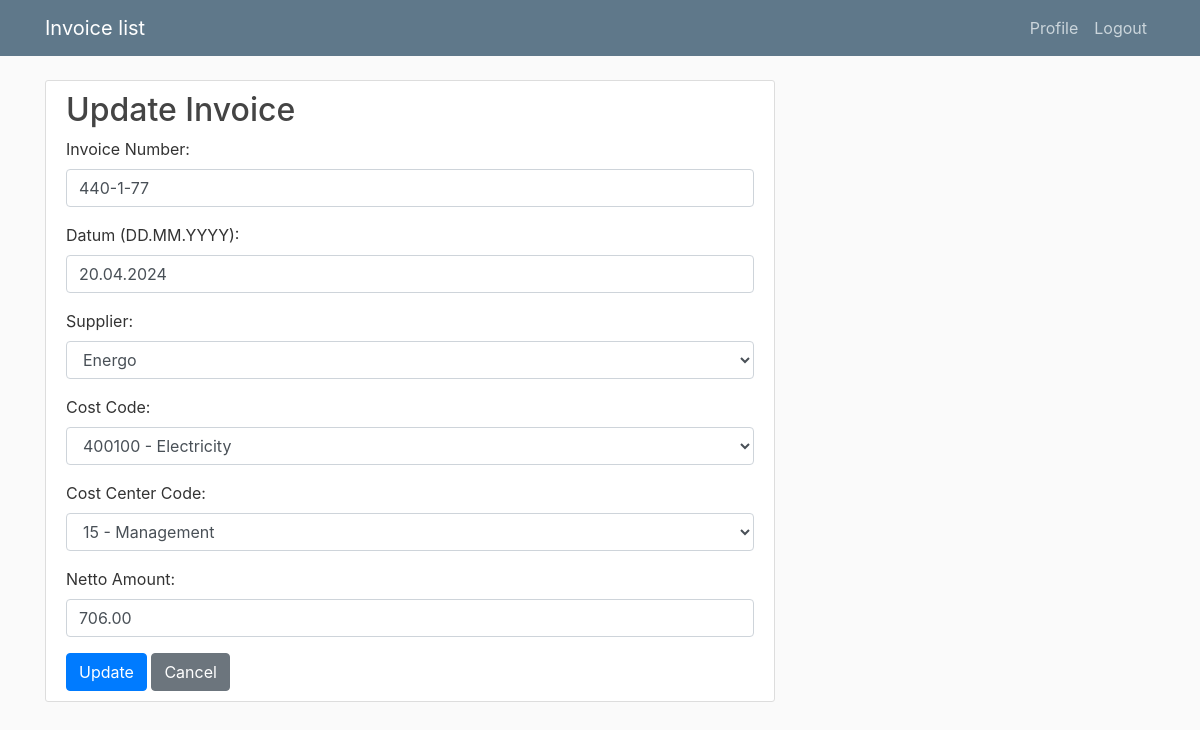
Before: /update_invoice/10/ (signed in) with the older database file.
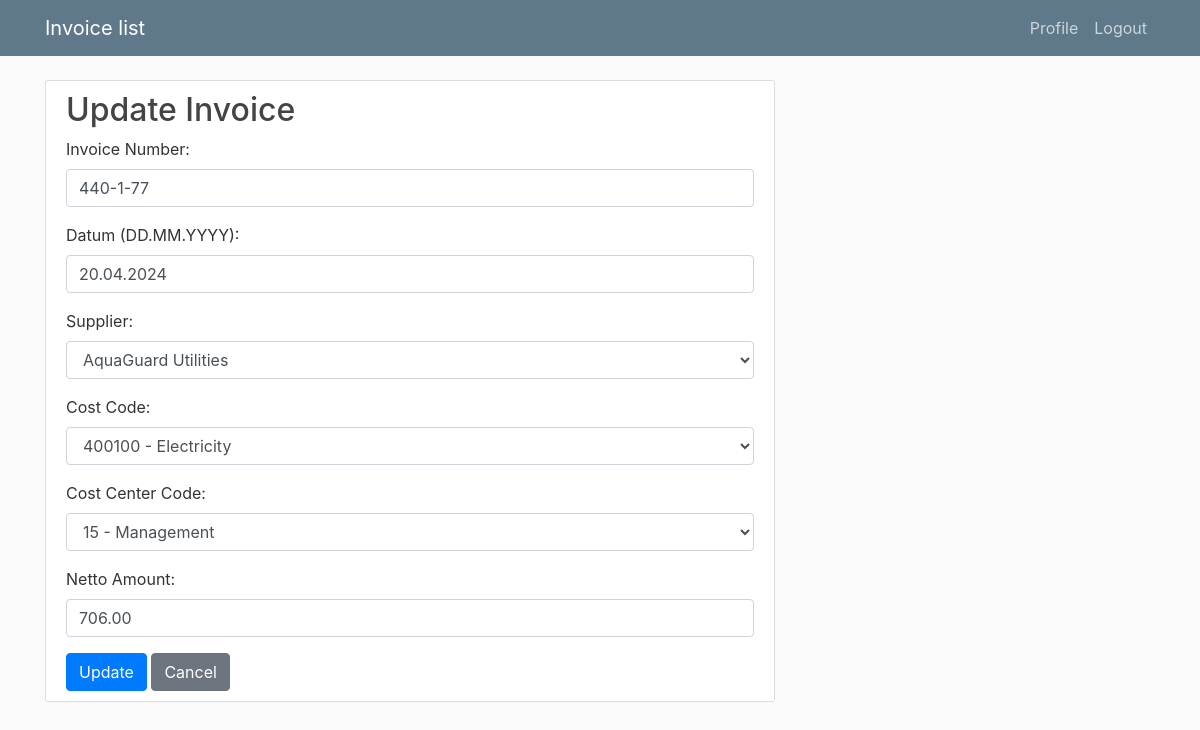
After: the same page with the newer database file.
### invoice/models.py (models this page shows, shortened)
class Invoice(models.Model):
    cost_code = models.ForeignKey(TypeOfCost, on_delete=models.CASCADE)
    cost_center_code = models.ForeignKey(CostCenter, on_delete=models.CASCADE)
    supplier = models.ForeignKey(Supplier, on_delete=models.CASCADE)
    netto_amount = models.DecimalField(max_digits=10, decimal_places=2)
    date = models.DateField()
    invoice_number = models.CharField(max_length=20)
    user = models.ForeignKey(User, on_delete=models.CASCADE)

class Supplier(models.Model):
	supplier_name = models.CharField(max_length=40)
	def __str__(self):
         return self.supplier_name

class TypeOfCost(models.Model):
	cost_code = models.IntegerField()
	cost_name = models.CharField(max_length=40)
	def __str__(self):
	   return f"{self.cost_code} - {self.cost_name}"

class CostCenter(models.Model):
	cost_center_code = models.IntegerField()
	cost_center_name = models.CharField(max_length=40)
	def __str__(self):
	   return f"{self.cost_center_code} - {self.cost_center_name}"

### invoice/views.py (the view)
# urls.py: path('update_invoice/<int:pk>/', views.update_invoice, name='update_invoice'),
@login_required
def update_invoice(request, pk):
    invoice = get_object_or_404(Invoice, pk=pk)
    if request.method == 'POST':
        form = InvoiceForm(request.POST, instance=invoice)
        if form.is_valid():
            date = form.cleaned_data['date']
            formatted_date = date.strftime("%Y-%m-%d")  # Novi format datuma
            form.cleaned_data['date'] = formatted_date  # Ažuriranje datuma u formi
            form.save()
            return redirect('invoice-detail', pk=pk)
    else:
        form = InvoiceForm(instance=invoice)
    return render(request, 'invoice/update_invoice.html', {'form': form})

### invoice/forms.py
class InvoiceForm(forms.ModelForm):
    cost_code = forms.ModelChoiceField(queryset=TypeOfCost.objects.all(), empty_label='')
    supplier = forms.ModelChoiceField(queryset=Supplier.objects.all(), empty_label='')
    cost_center_code = forms.ModelChoiceField(queryset=CostCenter.objects.all(), empty_label='')
    date = forms.DateField(label='Date (DD.MM.YYYY)', input_formats=['%d.%m.%Y'])
    class Meta:
        model = Invoice
        fields = ['invoice_number', 'date', 'supplier', 'cost_code', 'cost_center_code', 'netto_amount']

### invoice/templates/invoice/update_invoice.html (shortened to what this page needs)
{% extends "invoice/base.html" %}
{% load static %}
{% load crispy_forms_tags %}
{% block content %}
<div class="content-section">
    <h2>Update Invoice</h2>
    <form id="update-form" method="post" class="crispy">
        <div class="form-group">
            <label for="id_invoice_number">Invoice Number:</label>
            <input type="text" class="form-control" id="id_invoice_number" name="invoice_number" value="{{ form.instance.invoice_number }}">
        </div>
        <div class="form-group">
            <label for="id_date">Datum (DD.MM.YYYY):</label>
            <input type="text" class="form-control" id="id_date" name="date" value="{{ form.instance.date|date:'d.m.Y' }}">
        </div>
        <div class="form-group">
            <label for="id_supplier">Supplier:</label>
            <select class="form-control" id="id_supplier" name="supplier">
                {% for supplier in form.fields.supplier.queryset %}
                    <option value="{{ supplier.pk }}" {% if supplier.pk == form.instance.supplier.pk %}selected{% endif %}>{{ supplier }}</option>
                {% endfor %}
            </select>
        </div>
        <div class="form-group">
            <label for="id_cost_code">Cost Code:</label>
            <select class="form-control" id="id_cost_code" name="cost_code">
                {% for cost_code in form.fields.cost_code.queryset %}
                    <option value="{{ cost_code.pk }}" {% if cost_code.pk == form.instance.cost_code.pk %}selected{% endif %}>{{ cost_code }}</option>
                {% endfor %}
            </select>
        </div>
        <div class="form-group">
            <label for="id_cost_center_code">Cost Center Code:</label>
            <select class="form-control" id="id_cost_center_code" name="cost_center_code">
                {% for cost_center_code in form.fields.cost_center_code.queryset %}
                    <option value="{{ cost_center_code.pk }}" {% if cost_center_code.pk == form.instance.cost_center_code.pk %}selected{% endif %}>{{ cost_center_code }}</option>
                {% endfor %}
            </select>
        </div>
        <div class="form-group">
            <label for="id_netto_amount">Netto Amount:</label>
            <input type="text" class="form-control" id="id_netto_amount" name="netto_amount" value="{{ form.instance.netto_amount }}">
        </div>
        <button type="button" class="btn btn-primary" onclick="confirmUpdate()">Update</button>
        <a href="{% url 'invoice-detail' pk=form.instance.pk %}" class="btn btn-secondary">Cancel</a>
    </form>
</div>
{% endblock content %}

Changed rows visible on the page:
changed Invoice "400100 - Electricity": supplier "Energo" → "AquaGuard Utilities"
